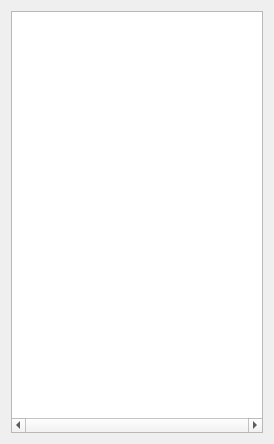
<?xml version="1.0" encoding="UTF-8"?>
<ui version="4.0">
 <class>table</class>
 <widget class="QWidget" name="table">
  <property name="geometry">
   <rect>
    <x>0</x>
    <y>0</y>
    <width>274</width>
    <height>444</height>
   </rect>
  </property>
  <property name="windowTitle">
   <string>Form</string>
  </property>
  <layout class="QVBoxLayout" name="verticalLayout">
   <item>
    <widget class="QTableWidget" name="tableWidget">
     <property name="verticalScrollBarPolicy">
      <enum>Qt::ScrollBarAsNeeded</enum>
     </property>
     <property name="horizontalScrollBarPolicy">
      <enum>Qt::ScrollBarAlwaysOn</enum>
     </property>
     <property name="verticalScrollMode">
      <enum>QAbstractItemView::ScrollPerItem</enum>
     </property>
    </widget>
   </item>
  </layout>
 </widget>
 <resources/>
 <connections/>
</ui>
